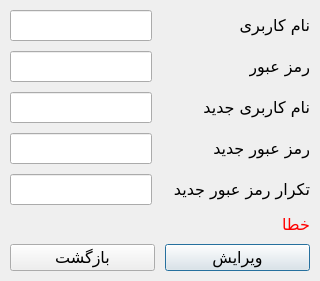
<?xml version="1.0" encoding="UTF-8"?>
<ui version="4.0">
 <class>ChangeUsernamePasswordDialog</class>
 <widget class="QDialog" name="ChangeUsernamePasswordDialog">
  <property name="geometry">
   <rect>
    <x>0</x>
    <y>0</y>
    <width>278</width>
    <height>296</height>
   </rect>
  </property>
  <property name="windowTitle">
   <string>تغییر نام کاربری و رمز عبور</string>
  </property>
  <property name="windowIcon">
   <iconset resource="resource.qrc">
    <normaloff>:/icons/resources/icons/changePassword.png</normaloff>:/icons/resources/icons/changePassword.png</iconset>
  </property>
  <property name="layoutDirection">
   <enum>Qt::RightToLeft</enum>
  </property>
  <layout class="QVBoxLayout" name="verticalLayout">
   <property name="spacing">
    <number>10</number>
   </property>
   <property name="sizeConstraint">
    <enum>QLayout::SetFixedSize</enum>
   </property>
   <property name="leftMargin">
    <number>10</number>
   </property>
   <property name="topMargin">
    <number>10</number>
   </property>
   <property name="rightMargin">
    <number>10</number>
   </property>
   <property name="bottomMargin">
    <number>10</number>
   </property>
   <item>
    <layout class="QFormLayout" name="FLayout">
     <property name="formAlignment">
      <set>Qt::AlignLeading|Qt::AlignLeft|Qt::AlignVCenter</set>
     </property>
     <property name="horizontalSpacing">
      <number>20</number>
     </property>
     <property name="verticalSpacing">
      <number>10</number>
     </property>
     <item row="0" column="0">
      <widget class="QLabel" name="lblUsername">
       <property name="enabled">
        <bool>true</bool>
       </property>
       <property name="font">
        <font>
         <family>B Nazanin</family>
         <pointsize>12</pointsize>
         <weight>50</weight>
         <italic>false</italic>
         <bold>false</bold>
         <kerning>true</kerning>
        </font>
       </property>
       <property name="text">
        <string>نام کاربری</string>
       </property>
       <property name="scaledContents">
        <bool>true</bool>
       </property>
       <property name="margin">
        <number>0</number>
       </property>
      </widget>
     </item>
     <item row="0" column="1">
      <widget class="QLineEdit" name="txtUsername">
       <property name="font">
        <font>
         <family>B Nazanin</family>
         <pointsize>12</pointsize>
        </font>
       </property>
       <property name="alignment">
        <set>Qt::AlignLeading|Qt::AlignLeft|Qt::AlignVCenter</set>
       </property>
       <property name="clearButtonEnabled">
        <bool>true</bool>
       </property>
      </widget>
     </item>
     <item row="1" column="1">
      <widget class="QLineEdit" name="txtPassword">
       <property name="font">
        <font>
         <family>B Nazanin</family>
         <pointsize>12</pointsize>
        </font>
       </property>
       <property name="echoMode">
        <enum>QLineEdit::Password</enum>
       </property>
       <property name="alignment">
        <set>Qt::AlignLeading|Qt::AlignLeft|Qt::AlignVCenter</set>
       </property>
       <property name="clearButtonEnabled">
        <bool>true</bool>
       </property>
      </widget>
     </item>
     <item row="1" column="0">
      <widget class="QLabel" name="lblPassword">
       <property name="enabled">
        <bool>true</bool>
       </property>
       <property name="font">
        <font>
         <family>B Nazanin</family>
         <pointsize>12</pointsize>
         <weight>50</weight>
         <italic>false</italic>
         <bold>false</bold>
         <kerning>true</kerning>
        </font>
       </property>
       <property name="text">
        <string>رمز عبور</string>
       </property>
       <property name="scaledContents">
        <bool>true</bool>
       </property>
       <property name="margin">
        <number>0</number>
       </property>
      </widget>
     </item>
     <item row="3" column="0">
      <widget class="QLabel" name="lblPasswordNew">
       <property name="enabled">
        <bool>true</bool>
       </property>
       <property name="font">
        <font>
         <family>B Nazanin</family>
         <pointsize>12</pointsize>
         <weight>50</weight>
         <italic>false</italic>
         <bold>false</bold>
         <kerning>true</kerning>
        </font>
       </property>
       <property name="text">
        <string>رمز عبور جدید</string>
       </property>
       <property name="scaledContents">
        <bool>true</bool>
       </property>
       <property name="margin">
        <number>0</number>
       </property>
      </widget>
     </item>
     <item row="3" column="1">
      <widget class="QLineEdit" name="txtPasswordNew">
       <property name="font">
        <font>
         <family>B Nazanin</family>
         <pointsize>12</pointsize>
        </font>
       </property>
       <property name="echoMode">
        <enum>QLineEdit::Password</enum>
       </property>
       <property name="alignment">
        <set>Qt::AlignLeading|Qt::AlignLeft|Qt::AlignVCenter</set>
       </property>
       <property name="clearButtonEnabled">
        <bool>true</bool>
       </property>
      </widget>
     </item>
     <item row="2" column="0">
      <widget class="QLabel" name="lblUsernameNew">
       <property name="enabled">
        <bool>true</bool>
       </property>
       <property name="font">
        <font>
         <family>B Nazanin</family>
         <pointsize>12</pointsize>
         <weight>50</weight>
         <italic>false</italic>
         <bold>false</bold>
         <kerning>true</kerning>
        </font>
       </property>
       <property name="text">
        <string>نام کاربری جدید</string>
       </property>
       <property name="scaledContents">
        <bool>true</bool>
       </property>
       <property name="margin">
        <number>0</number>
       </property>
      </widget>
     </item>
     <item row="2" column="1">
      <widget class="QLineEdit" name="txtUsernameNew">
       <property name="font">
        <font>
         <family>B Nazanin</family>
         <pointsize>12</pointsize>
        </font>
       </property>
       <property name="alignment">
        <set>Qt::AlignLeading|Qt::AlignLeft|Qt::AlignVCenter</set>
       </property>
       <property name="clearButtonEnabled">
        <bool>true</bool>
       </property>
      </widget>
     </item>
     <item row="4" column="0">
      <widget class="QLabel" name="lblPasswordNewRepeat">
       <property name="enabled">
        <bool>true</bool>
       </property>
       <property name="font">
        <font>
         <family>B Nazanin</family>
         <pointsize>12</pointsize>
         <weight>50</weight>
         <italic>false</italic>
         <bold>false</bold>
         <kerning>true</kerning>
        </font>
       </property>
       <property name="text">
        <string>تکرار رمز عبور جدید</string>
       </property>
       <property name="scaledContents">
        <bool>true</bool>
       </property>
       <property name="margin">
        <number>0</number>
       </property>
      </widget>
     </item>
     <item row="4" column="1">
      <widget class="QLineEdit" name="txtPasswordNewRepeat">
       <property name="font">
        <font>
         <family>B Nazanin</family>
         <pointsize>12</pointsize>
        </font>
       </property>
       <property name="echoMode">
        <enum>QLineEdit::Password</enum>
       </property>
       <property name="alignment">
        <set>Qt::AlignLeading|Qt::AlignLeft|Qt::AlignVCenter</set>
       </property>
       <property name="clearButtonEnabled">
        <bool>true</bool>
       </property>
      </widget>
     </item>
    </layout>
   </item>
   <item>
    <widget class="QLabel" name="lblError">
     <property name="enabled">
      <bool>true</bool>
     </property>
     <property name="palette">
      <palette>
       <active>
        <colorrole role="WindowText">
         <brush brushstyle="SolidPattern">
          <color alpha="255">
           <red>255</red>
           <green>0</green>
           <blue>0</blue>
          </color>
         </brush>
        </colorrole>
       </active>
       <inactive>
        <colorrole role="WindowText">
         <brush brushstyle="SolidPattern">
          <color alpha="255">
           <red>255</red>
           <green>0</green>
           <blue>0</blue>
          </color>
         </brush>
        </colorrole>
       </inactive>
       <disabled>
        <colorrole role="WindowText">
         <brush brushstyle="SolidPattern">
          <color alpha="255">
           <red>120</red>
           <green>120</green>
           <blue>120</blue>
          </color>
         </brush>
        </colorrole>
       </disabled>
      </palette>
     </property>
     <property name="font">
      <font>
       <family>B Nazanin</family>
       <pointsize>12</pointsize>
       <weight>50</weight>
       <italic>false</italic>
       <bold>false</bold>
       <kerning>true</kerning>
      </font>
     </property>
     <property name="text">
      <string>خطا</string>
     </property>
     <property name="scaledContents">
      <bool>true</bool>
     </property>
    </widget>
   </item>
   <item>
    <layout class="QHBoxLayout" name="HLayoutButtons">
     <property name="spacing">
      <number>10</number>
     </property>
     <item>
      <widget class="QPushButton" name="btnEdit">
       <property name="font">
        <font>
         <family>B Nazanin</family>
         <pointsize>12</pointsize>
        </font>
       </property>
       <property name="text">
        <string>ویرایش</string>
       </property>
       <property name="icon">
        <iconset resource="resource.qrc">
         <normaloff>:/icons/resources/icons/changePassword.png</normaloff>:/icons/resources/icons/changePassword.png</iconset>
       </property>
       <property name="iconSize">
        <size>
         <width>30</width>
         <height>30</height>
        </size>
       </property>
       <property name="shortcut">
        <string>Return</string>
       </property>
       <property name="autoDefault">
        <bool>false</bool>
       </property>
       <property name="default">
        <bool>true</bool>
       </property>
      </widget>
     </item>
     <item>
      <widget class="QPushButton" name="btnBack">
       <property name="font">
        <font>
         <family>B Nazanin</family>
         <pointsize>12</pointsize>
        </font>
       </property>
       <property name="text">
        <string>بازگشت</string>
       </property>
       <property name="icon">
        <iconset resource="resource.qrc">
         <normaloff>:/icons/resources/icons/return.png</normaloff>:/icons/resources/icons/return.png</iconset>
       </property>
       <property name="iconSize">
        <size>
         <width>30</width>
         <height>30</height>
        </size>
       </property>
       <property name="shortcut">
        <string>Esc</string>
       </property>
       <property name="autoDefault">
        <bool>false</bool>
       </property>
      </widget>
     </item>
    </layout>
   </item>
  </layout>
 </widget>
 <tabstops>
  <tabstop>txtUsername</tabstop>
  <tabstop>txtPassword</tabstop>
  <tabstop>txtUsernameNew</tabstop>
  <tabstop>txtPasswordNew</tabstop>
  <tabstop>txtPasswordNewRepeat</tabstop>
  <tabstop>btnEdit</tabstop>
  <tabstop>btnBack</tabstop>
 </tabstops>
 <resources>
  <include location="resource.qrc"/>
 </resources>
 <connections/>
</ui>
